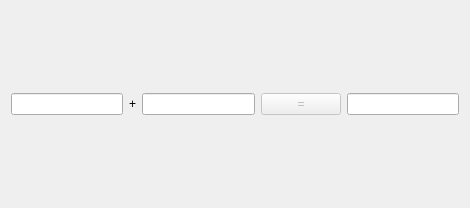
<?xml version="1.0" encoding="UTF-8"?>
<ui version="4.0">
 <class>CalcukatorDialog</class>
 <widget class="QDialog" name="CalcukatorDialog">
  <property name="geometry">
   <rect>
    <x>0</x>
    <y>0</y>
    <width>470</width>
    <height>208</height>
   </rect>
  </property>
  <property name="windowTitle">
   <string>计算器</string>
  </property>
  <layout class="QHBoxLayout" name="horizontalLayout">
   <item>
    <widget class="QLineEdit" name="m_editA">
     <property name="alignment">
      <set>Qt::AlignRight|Qt::AlignTrailing|Qt::AlignVCenter</set>
     </property>
    </widget>
   </item>
   <item>
    <widget class="QLabel" name="m_label">
     <property name="text">
      <string>+</string>
     </property>
    </widget>
   </item>
   <item>
    <widget class="QLineEdit" name="m_editB">
     <property name="text">
      <string/>
     </property>
     <property name="alignment">
      <set>Qt::AlignRight|Qt::AlignTrailing|Qt::AlignVCenter</set>
     </property>
    </widget>
   </item>
   <item>
    <widget class="QPushButton" name="m_button">
     <property name="enabled">
      <bool>false</bool>
     </property>
     <property name="text">
      <string>=</string>
     </property>
    </widget>
   </item>
   <item>
    <widget class="QLineEdit" name="m_editC">
     <property name="alignment">
      <set>Qt::AlignRight|Qt::AlignTrailing|Qt::AlignVCenter</set>
     </property>
     <property name="readOnly">
      <bool>true</bool>
     </property>
    </widget>
   </item>
  </layout>
 </widget>
 <resources/>
 <connections/>
</ui>
